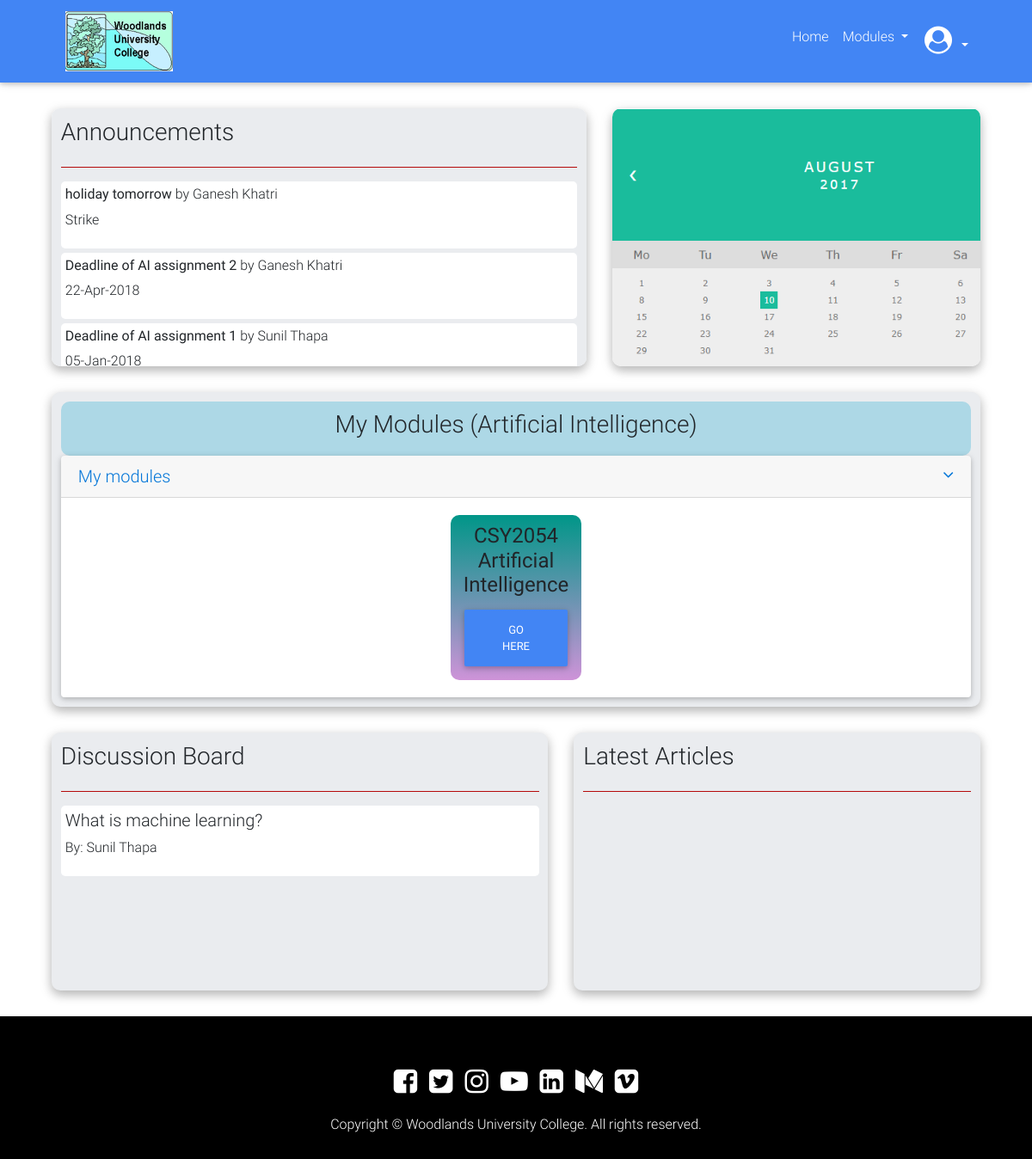
The page /staff/index.php on the database its author committed.
### tables this page shows
CREATE TABLE `announcement` (
  `announcement_id` int(10) NOT NULL,
  `title` varchar(30) NOT NULL,
  `descript` varchar(2000) NOT NULL,
  `staffId` int(9) NOT NULL
);

CREATE TABLE `staff` (
  `staffId` int(9) NOT NULL,
  `staffFirstName` varchar(255) NOT NULL,
  `staffMiddleName` varchar(255) NOT NULL,
  `staffSurName` varchar(255) NOT NULL,
  `email` varchar(255) NOT NULL,
  `address` varchar(255) NOT NULL,
  `phone` varchar(20) NOT NULL,
  `role` varchar(255) NOT NULL DEFAULT 'Teacher',
  `specialistSubject` varchar(100) NOT NULL,
  `status` varchar(40) NOT NULL,
  `dormacyReason` varchar(30) NOT NULL,
  `gender` varchar(10) NOT NULL,
  `pwd` varchar(30) NOT NULL
);

CREATE TABLE `module` (
  `module_id` int(10) NOT NULL,
  `course_id` int(10) NOT NULL,
  `moduleName` varchar(255) NOT NULL,
  `level` int(5) NOT NULL,
  `pts` int(10) NOT NULL,
  `ass1` varchar(255) NOT NULL,
  `ass2` varchar(255) NOT NULL,
  `exam` varchar(255) NOT NULL,
  `moduleCode` varchar(255) NOT NULL,
  `tutor_id` int(9) NOT NULL
);

CREATE TABLE `discussion` (
  `discussion_id` int(9) NOT NULL,
  `qs_student_id` int(9) NOT NULL,
  `question` varchar(2000) NOT NULL,
  `staff_id` int(9) DEFAULT NULL,
  `ans_student_id` int(9) NOT NULL,
  `ans` varchar(2000) NOT NULL
);

CREATE TABLE `student` (
  `Stid` int(9) NOT NULL,
  `studentFirstName` varchar(255) NOT NULL,
  `studentMiddleName` varchar(255) NOT NULL,
  `studentSurName` varchar(255) NOT NULL,
  `email` varchar(255) NOT NULL,
  `addressTermTime` varchar(255) NOT NULL,
  `addressNonTT` varchar(255) NOT NULL,
  `phone` varchar(20) NOT NULL,
  `currentCoursCode` int(10) NOT NULL,
  `entryQualification` varchar(999) NOT NULL,
  `gender` varchar(10) NOT NULL,
  `status` varchar(40) NOT NULL,
  `dormacyReason` varchar(30) NOT NULL,
  `pwd` varchar(30) NOT NULL
);

### functions/load-Template-Function.php (called while the page is built, shortened)
<?php
	function contentLoadingFunction($filename, $templateVars){
		extract($templateVars);
		require $filename;
		$content = ob_get_clean();
		return $content;
	}
?>

### classes/databaseQuery.php (called while the page is built, shortened)
<?php
	class QueryDatabase{
		public $pdo; public $tableName;
		function __construct($pdo, $tableName){
			$this->pdo = $pdo;
			$this->tableName = $tableName;
		}
		function find($field, $value) {
		        $stmt = $this->pdo->prepare('SELECT * FROM ' . $this->tableName . ' WHERE ' . $field . ' = :value');
		        $criteria = [
		                'value' => $value
		        ];
		        $stmt->execute($criteria);
		        return $stmt;
		}
		function findAll() {
		        $stmt = $this->pdo->prepare('SELECT * FROM ' . $this->tableName );
		        $stmt->execute();
		        return $stmt;
		}
	}
?>

### template/staff/staff_layout.php (the view, shortened to what this page needs)
<!DOCTYPE html>
<html lang="en">
<head>
    <link rel="stylesheet" href="https://maxcdn.bootstrapcdn.com/font-awesome/4.7.0/css/font-awesome.min.css">
    <link href="../../assets/css/bootstrap.min.css" rel="stylesheet">
    <link href="../../assets/css/mdb.min.css" rel="stylesheet">
    <link href="../../assets/css/staffstyle.css" rel="stylesheet">
</head>
<body>
    <header>
        <nav class="navbar navbar-expand-lg navbar-dark primary-color">
            <div>
                <a class="navbar-brand" href="#">
                    <img src="../../assets/images/logo.png" height="70px" alt="University Logo">
                </a>
            </div>
            <div class="collapse navbar-collapse" id="basicExampleNav">
                <ul class="nav navbar-nav nav-flex-icons ml-auto">
                <li class="nav-item">
                    <a class="nav-link" href="index.php">Home</a>
                </li>
                <li class="nav-item dropdown">
                    <a class="nav-link dropdown-toggle" href="#" id="navbarDropdownMenuLink" data-toggle="dropdown" aria-haspopup="true" aria-expanded="false">
                        Modules
                    </a>
                </li>
                <li class="nav-item dropdown">
                    <a class="nav-link dropdown-toggle" href="#" id="navbarDropdownMenuLink" data-toggle="dropdown" aria-haspopup="true" aria-expanded="false">
                        <i class="fa fa-user-circle fa-2x" aria-hidden="true"></i>
                    </a>
                </li>
            </ul>
            </div>
        </nav>
    </header>
    <main>
        <div class="section-1">
            <div class="announce example z-depth-1-half">
                <div class="announce-header">
                    <h3>Announcements</h3>
                </div>
                <hr>
                <div class="announce-body">
                    <?php
                        $announcementInfo = $announcement->findAll();
                    while ($announcementFetch = $announcementInfo->fetch())  {
                        $staffInfo = $staff->find('staffId', $announcementFetch['staffId']);
                        $staffName = $staffInfo->fetch();
                        echo '
                        <div class="announcement">
                            <h6><strong>'.$announcementFetch['title'].'</strong> by '.$staffName['staffFirstName'].' '.$staffName['staffSurName'].'</h6>
                            <p>'.$announcementFetch['descript'].' </p></div>
                        ';
                    }
                    ?>
                </div>
            </div>
            <div class="calender example z-depth-1-half">
                <img src="img/calender.png" alt="Calender" height="300px">
            </div>
        </div>
        <div class="modules example z-depth-1-half">
            <div class="modules-header">
                <h3>My Modules (<?php
                    $staffInfo = $staff->find('staffId', 4503);
                    $staffFetch = $staffInfo->fetch();
                    $moduleInfo = $module->find('tutor_id', $staffFetch['staffId']);
                    $moduleName = $moduleInfo->fetch();
                    echo $moduleName['moduleName'];
                 ?>)</h3>
            </div>
            <div class="accordion" id="accordionEx" role="tablist" aria-multiselectable="true">
                <div class="card">
                    <div class="card-header" role="tab" id="headingOne">
                        <a data-toggle="collapse" href="#collapseOne" aria-expanded="true" aria-controls="collapseOne">
                            <h5 class="mb-0">
                                My modules <i class="fa fa-angle-down rotate-icon float-right"></i>
                            </h5>
                        </a>
                    </div>
                    <div id="collapseOne" class="collapse show" role="tabpanel" aria-labelledby="headingOne" data-parent="#accordionEx" >
                        <div class="card-body">
<?php
    $moduleInfo = $module->find('tutor_id', $staffFetch['staffId']);
    while($moduleName = $moduleInfo->fetch()){
        echo '
            <div class="module-card example hoverable">
                <div class="module-card-header">
                    <h4>'.$moduleName['moduleCode'].' <br> '.$moduleName['moduleName'].'</h4>
                </div>
                <div class="module-card-body">
                    <a href="module.php?id='.$moduleName['module_id'].'" role="button" class="btn btn-primary">Go Here</a>
                </div>
            </div>
        ';
    }
?>
                        </div>
                    </div>
                </div>
            </div>
        </div>
        <div class="section-3">
            <div class="announce example z-depth-1-half discussion" style="width: 55%">
                    <div class="announce-header">
                        <h3>Discussion Board</h3>
                    </div>
                    <hr>
                    <div class="announce-body">
        <?php
            $dis = $discussion->findAll();
            while ($key = $dis->fetch()) {
                $studentqs = $student->find('Stid', $key['qs_student_id']);
                $stQs = $studentqs->fetch();
                echo '<div class="announcement" id="qs">
                        <h5>'.$key['question'].'</h5>
                        <p>By: '.$stQs['studentFirstName'].' '.$stQs['studentSurName'].'</p>
                    </div>';
            }
        ?>
                </div>
                </div>
            <div class="example z-depth-1-half articles" style="width: 45%;">
                <div class="announce-header">
                    <h3>Latest Articles</h3>
                </div>
                <hr>
            </div>
        </div>
    </main>
    <footer>
        <div class="social-icons">
            <i class="fa fa-facebook-square fa-2x" aria-hidden="true" title="Facebook"></i>
            <i class="fa fa-twitter-square fa-2x" aria-hidden="true" title="Twitter"></i>
            <i class="fa fa-instagram fa-2x" aria-hidden="true" title="Instagram"></i>
            <i class="fa fa-youtube-play fa-2x" aria-hidden="true" title="Youtube"></i>
            <i class="fa fa-linkedin-square fa-2x" aria-hidden="true" title="Linked In"></i>
            <i class="fa fa-medium fa-2x" aria-hidden="true" title="Medium"></i>
            <i class="fa fa-vimeo-square fa-2x" aria-hidden="true" title="Vimeo"></i>
        </div>
        <p>Copyright &copy; Woodlands University College. All rights reserved. </p>
    </footer>
</body>
</html>

### assets/css/staffstyle.css (style rules this page uses)
* { margin: 0; padding: 0; }
header { background: red; margin-bottom: 30px; }
.navbar-collapse { position: relative; right: 50px; }
.navbar-brand { position: relative; left: 60px; }
main { width: 90%; margin: 0 auto; }
.section-1, .section-3 { display: flex; flex-direction: row; margin-bottom: 30px; }
.announce-header { display: flex; flex-direction: row; position: relative; }
.announce { width: 58%; margin-right: 30px; padding: 1%; background: #eaecef; border-radius: 10px; height: 300px; overflow: auto; }
.announcement { background: white; padding: 5px; border-radius: 5px; margin-bottom: 5px; }
hr { border-top: 1px solid #b50a0a; }
.calender { width: 40%; overflow: hidden; border-radius: 10px; }
.modules { border-radius: 10px; padding: 1%; background: #eaecef; margin-bottom: 30px; }
.modules-header { background: lightblue; padding: 1%; border-radius: 10px; }
.modules-header h3 { text-align: center; }
.module-card { background: linear-gradient(to bottom, #009688 , #ce93d8); width: 15%; padding: 1%; border-radius: 10px; text-align: center; }
.modules .card-body { display: flex; flex-direction: row; justify-content: space-around; }
.articles { padding: 1%; background: #eaecef; border-radius: 10px; height: 300px; overflow: auto; }
footer { margin-top: 20px; background: black; color: white; padding: 5% 0 1% 0; text-align: center; }
.social-icons { margin-bottom: 20px; }
.social-icons i { margin: 0 5px; }

### rows shown on the page
announcement: title "holiday tomorrow", staffId.staffFirstName "Ganesh", staffId.staffSurName "Khatri", descript "Strike"
announcement: title "Deadline of AI assignment 2", staffId.staffFirstName "Ganesh", staffId.staffSurName "Khatri", descript "22-Apr-2018"
announcement: title "Deadline of AI assignment 1", staffId.staffFirstName "Sunil", staffId.staffSurName "Thapa", descript "05-Jan-2018"
module: moduleName "Artificial Intelligence", moduleCode "CSY2054"
discussion: question "What is machine learning?", student.studentFirstName "Sunil", student.studentSurName "Thapa"
